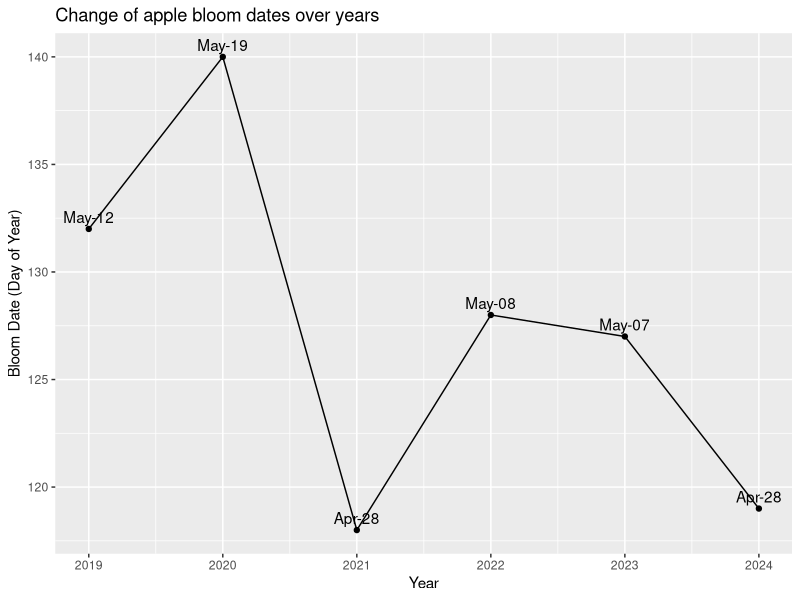
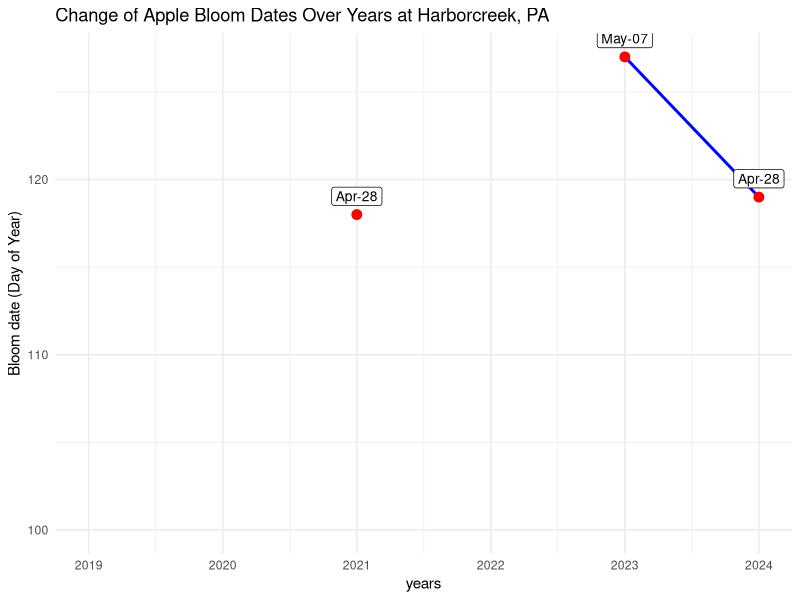

Here is the R script that generated these plots, in order: (Note: this script raises an error after producing the figures.)
# Load necessary libraries
library(ggplot2)
library(dplyr)
library(lubridate)

# Create a sample data frame
dta <- data.frame(
  years = c(2024, 2023, 2022, 2021, 2020, 2019),
  bloom_dates = as.Date(c('2024-04-28',	'2023-05-07',	'2022-05-08',	'2021-04-28',	'2020-05-19',	'2019-05-12'))
)

#bloom_dates = as.Date(c('2024-04-28',	'2023-05-07',	'2022-05-08',	'2021-04-28',	'2020-05-19',	'2019-05-12'))


# Calculate the day of the year
dta$day_of_year <- yday(dta$bloom_dates)
# Extract month-day format
dta$month_day <- format(dta$bloom_dates, "%b-%d")

# Plot the data
ggplot(dta, aes(x = years, y = day_of_year, group = 1)) +
  geom_line() +
  geom_point() +
  geom_text(aes(label = month_day), vjust = -0.5, hjust = 0.5) +
  labs(
    title = "Change of apple bloom dates over years",
    x = "Year",
    y = "Bloom Date (Day of Year)"
  ) 
# Improve the aesthetics of this line graph
p2 <- ggplot(dta, aes(x = years, y = day_of_year, group = 1)) +
  geom_line(color = "blue", linewidth = 1) + # Change line color and size
  geom_point(color = "red", size = 3) + # Change point color and size
  geom_label(aes(label = month_day), vjust = -0.5, hjust = 0.5, size = 3.5) + # Adjust text size
  labs(
    title = "Change of Apple Bloom Dates Over Years at Harborcreek, PA",
    y = "Bloom date (Day of Year)"
  ) +
  ylim(100, 127) +
  theme_minimal()

p2

library(ggpubr)
ggarrange(p1, p2, nrow =2)
